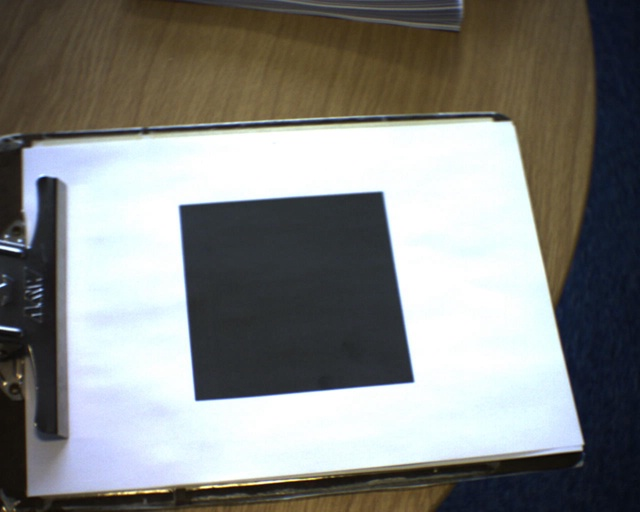
%> input picture Pattern01/Frame_000000.jpg, 640 x 512 px
$ octave --eval "result = HW2_Practical9c('../A1Apples/testApples/5017861149_156ba10069_z.jpg');"   (GNU Octave 9; MATLAB toolbox functions it lacks are replaced by stand-ins)
%> lines starting %> are read from the running program, lines starting %| are printed output that depends on the picture
### A2/LoadVideoFrames.m
% LoadVideoFrames.m
% This optional script may help you get started with loading of photos.
%
% For simplicity, this example code just
% makes a few cell-arrays to hold the hard-coded filenames.

VideoDirName = '../Pattern01';

if( ~exist( VideoDirName, 'dir') )
    display('Please change current directory to the parent folder above %s', VideoDirName);
end

allJpgs = dir(fullfile( VideoDirName, '*.jpg'));
numFrames = size(allJpgs, 1);
frameNames = cell( numFrames, 1);

for iFrame = 1:numFrames
    frameNames{iFrame} = fullfile( VideoDirName, allJpgs(iFrame).name );
end

clear allJpgs VideoDirName


Imgs = cell(numFrames,1);
for (iFrame = 1:numFrames)
    Itemp = imread( frameNames{iFrame} );
%> Itemp is the input picture: size 512x640x3 uint8; mean R, G, B 131, 132.1, 129.4
    Imgs{iFrame} = Itemp(:,:,1);
end;
imgWidth = size(Imgs{1}, 2);
imgHeight = size(Imgs{1}, 1);

clear iFrame Itemp;

### A2/HW2_Practical9c.m
function r=HW2_Practical9c( templateMetaFileName )
%
% You'll end up calling this function four times (once each with 'll',
% 'lr', 'ul', 'ur'). For each time you'll get an estimated track (2D
% locations over time) of corner of the pattern moved. Note that we're
% saving off the single MAP estimate at each frame, but the particles in
% the Particle Filter are attempting to keep track of the whole posterior
% distribution.
%
% Most TO DO parts below should be copy-paste from Practical9a and
% Practical9b.
%
% Some implementation trivia (i.e. you shouldn't have to worry about
% these changes):
% MeasurePatchSimilarityHere.m and PatchDistPicker.m have been modifid from
% their previous versions to cope with these particular gray-scale images.
% If you want to run ExhaustiveTemplateSearchDemo.m, you'll want to run
% with the older versions of those two files (available on Moodle).

LoadVideoFrames

% Load template and starting position ('pos').
%load ll;
%load lr;
%load ul;
%load ur;
load( 'll' );


numParticles = 50;
weight_of_samples = ones(numParticles,1);

% TO DO: normalize the weights (may be trivial this time)
weight_of_samples = weight_of_samples / sum(weight_of_samples);

% Initialize which samples from "last time" we want to propagate: all of
% them!:
samples_to_propagate = [1:numParticles]';


% ============================
% NOT A TO DO: You don't need to change the code below, but eventually you may
% want to vary the number of Dims.
numDims_w = 2;

% NOT A TO DO: You don't need to change anything here but please make sure you
% MATLAB console to find more info for the buildin function.
%
% Here we randomly initialize some particles throughout the space of w.
% The positions of such particles are quite close to the know initial
% position:
particles_old = repmat([minY minX], numParticles, 1 ) + 5*rand( numParticles, numDims_w );
% ============================


hImg = figure;
hSamps = figure;

% $$$$$$$$$$$$$$$$$$$$$$$$$$$$$$$$$$$$$$$$$$$$$$$$$$$$$$$$$$$$$$$$$$
% $$$$$$$$$$$$$$$$$$$$$$$$$$$$$$$$$$$$$$$$$$$$$$$$$$$$$$$$$$$$$$$$$$
% Was our "Loop from here" point in Part a.

% Initialize a temporary array r to store the per-frame MAP estimate of
% w. This is what we'll return in the end.
r = zeros(numFrames, numDims_w);

for( iTime = 1:numFrames )

    % TO DO: compute the cumulative sume of the weights. You could refer to
    % the MATLAB buitin function 'cumsum'.
    cum_hist_of_weights = cumsum(weight_of_samples);


    % ==============================================================
    % Resample the old distribution at time t-1 and select samples favoring
    % those with a higher posterior probability.
    % ==============================================================
    samples_to_propagate = zeros(numParticles,1);

    % Pick random thresholds (numParticles X 1 matrix) in the cumulative
    % probability's range [0,1]:
    some_threshes = rand(numParticles,1);


    % For each random threshold, find which sample in the ordered set is
    % the first one to push the cumulative probability above that
    % threshold, e.g. if the cumulative histogram goes from 0.23 to 0.26
    % between the 17th and 18th samples in the old distribution, and the
    % threshold is 0.234, then we'll want to propagate the 18th sample's w
    % (i.e. particle #18).

    for sampNum = 1:numParticles
        thresh = some_threshes(sampNum);
        for index = 1:numParticles
            if( cum_hist_of_weights(index) > thresh )
                break;
            end;
        end;
        samples_to_propagate(sampNum) = index;
    end;
    % Note: it is fine even if some of the old particles get picked repeatedly, while
    % others don't get picked at all.


    % =================================================
    % Visualize
    % =================================================
    set(0,'CurrentFigure',hSamps)
    set(gcf,'Position',[600 125 640 480]);
    set(gcf,'Color',[1 1 1]);
    set(gca,'Box','Off');
    title('Cumulative histogram of probabilities for sorted list of particles');
    plot(zeros(numParticles,1), some_threshes,'b.','MarkerSize',15);
    hold on;
    plot([1:numParticles], cum_hist_of_weights, 'ro-', 'MarkerSize',3);
    which_sample_ids = unique(samples_to_propagate);
    how_many_of_each = histc(samples_to_propagate, unique(samples_to_propagate));
    for( k=1:size(which_sample_ids,1) )
        plot( which_sample_ids(k), 0, 'bo-', 'MarkerSize', 3 * how_many_of_each(k) )
    end;
    xlabel(sprintf( 'Indeces of all available samples, with larger blue circles for frequently re-sampled particles\n(Iteration %d)', iTime));
    ylabel('Cumulative probability');
    hold off
    xlim([0 numParticles]);ylim([0 1]);
    drawnow
    % =================================================
    % =================================================


    % Predict where the particles we plucked from the old distribution of
    % state-space will go in the next time-step. This means we have to apply
    % the motion model to each old sample.

    particles_new = zeros( size(particles_old) );
    for particleNum = 1:numParticles

        % TO DO: Incorporate some noise, e.g. Gaussian noise with std 10,
        % into the current location (particles_old), to give a Brownian
        % motion model.
        noise = [randn * 10, randn * 10];
        particles_new(particleNum,:) = particles_old( samples_to_propagate(particleNum),: ) + noise;
        particles_new(particleNum,:) = round(  particles_new(particleNum,:)  ); % Round the particles_new to simplify Likelihood evaluation.
    end;


    % TO DO (optional): change the motion model above to have different
    % degrees of freedom, and optionally completely different motion models.
    % See Extra Credit for more instructions.

    Im2 = double( Imgs{iTime} );

    % From here we incorporate the measurement for the new state (time t):
    % The new particles at predicted locations in state-space
    % for time t, are missing their weights: how well does each particle
    % explain its observation x_t?
    for particleNum = 1:numParticles

        % Convert the particle from state-space w to measurement-space x:
        % Note: Trivial here because both are in 2D space of image
        % coordinates

        % Within the loop, we evaluate the likelihood of each particle:
        particle = particles_new(particleNum,:);
        % Check that the predicted location is a place we can really evaluate
        % the likelihood.
        s = size(pixelsTemplate);
        inFrame = particle(1) >= 1.0   &&  particle(1)+ s(1) <= imgHeight && ...
                particle(2) >= 1.0   &&  particle(2) + s(2) <= imgWidth;
        if( inFrame )
            minX = particles_new(particleNum,2);
            minY = particles_new(particleNum,1);

            % A stand-alone demo (ExhaustiveTemplateSearchDemo.m) is
            % provided to illustrate the functionality of our likelihood
            % function:
            % MeasurePatchSimilarityHere(im,template,x,y)
            % im : image to search
            % template : the given template
            % x, y : the upper left corner in the image to place the
            % template for similarity evaluation
            weight_of_samples(particleNum) = ...
                MeasurePatchSimilarityHere( Im2, pixelsTemplate, minY, minX );
        else
            weight_of_samples(particleNum) = 0.0;
        end;

    end;

    % TO DO: normalize the weights
    weight_of_samples = weight_of_samples / sum(weight_of_samples);

    % TO DO: Compute the coordinate of the "best" (i.e. MAP) location by
    % computing the weighted average of all the particles:
    weightedAve = sum(weight_of_samples .* particles_new, 1);

    middleOfTrackedPatch = weightedAve + patchOffset;
    r(iTime,:) = middleOfTrackedPatch; % Return the MAP of middle position
    % of a patch. That 'middle' is the patch's interest point in the
    % current frame. The coordinate we've been using everywhere is the
    % upper-left corner of each patch. We're actually most interested
    % in the corner of the square. In this case, a patchOffset that goes
    % along with each pixelsTemplate, is given to reset the interest point
    % back to the middle of the patch.

    set(0,'CurrentFigure',hImg)
    imagesc(Im2/255)
    colormap(gray);
    set(gcf,'Position',[23 125 640 480]);
    set(gcf,'Color',[1 1 1]);
    title(sprintf( 'Particles projected to measurement-space\n(Time %d)', iTime));
    hold on
    plot(particles_new(:,2), particles_new(:,1), 'rx')
    plot(middleOfTrackedPatch(2), middleOfTrackedPatch(1), 'bo')
    hold off
    drawnow

    % Optional code to save out figure:
%     pngFileName = sprintf( '%s_%.5d.png', 'myOutput', iTime );
%     saveas(gcf, pngFileName, 'png');
%     print( gcf, '-dpng', '-r80', pngFileName ); % Gives 640x480 (small) figure


    % Now we're done updating the state for time t.
    % For Condensation, just clean up and prepare for the next round of
    % predictions and measurements:
    particles_old = particles_new;
    clear particles_new;

end; % End of for loop over each frame in the sequence
%> this loop made 4 passes
%> pass 1, in HW2_Practical9c, `Im2 = double( Imgs{iTime} );`:
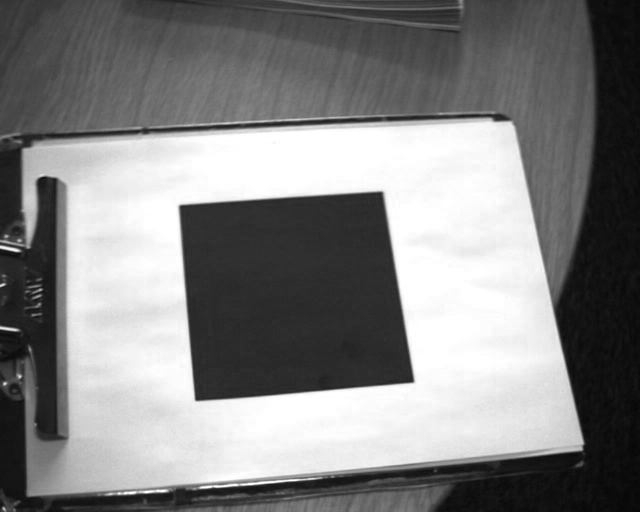
%> Im2: size 512x640 double; min 6, max 255, mean 131
%> pass 1, in HW2_Practical9c, `set(0,'CurrentFigure',hImg)`:
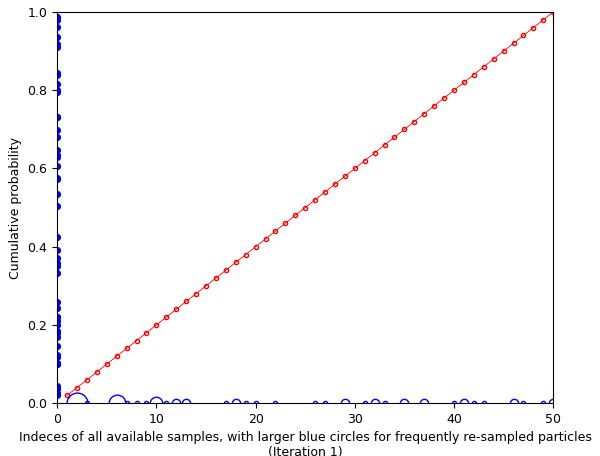
%> figure redrawn from the program's plot data; curve peaks at x = 50, y = 1
%> pass 2, in HW2_Practical9c, `title('Cumulative histogram of probabilities for sorted list of partic..`:
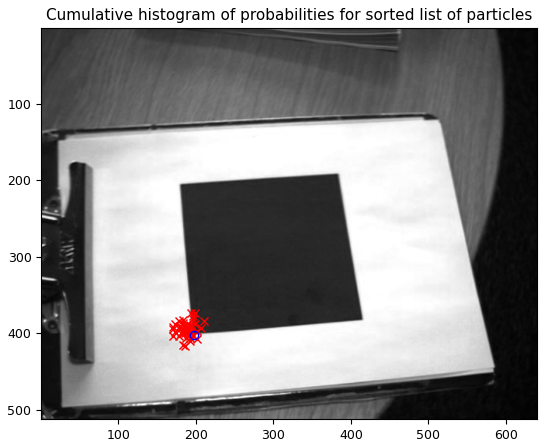
%> figure redrawn from the program's plot data
%> pass 2, in HW2_Practical9c, `set(0,'CurrentFigure',hImg)`:
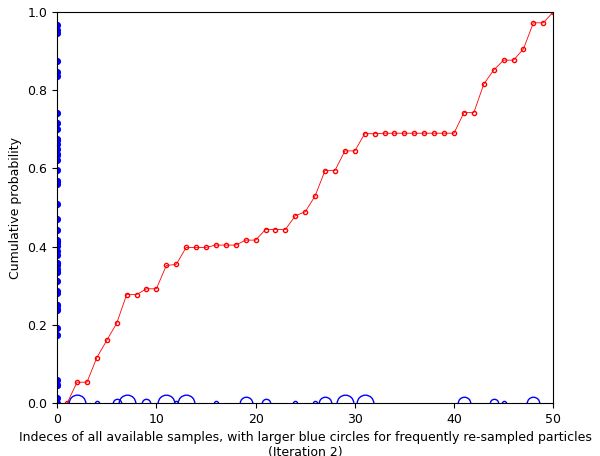
%> figure redrawn from the program's plot data; curve peaks at x = 50, y = 1
%> pass 3, in HW2_Practical9c, `Im2 = double( Imgs{iTime} );`:
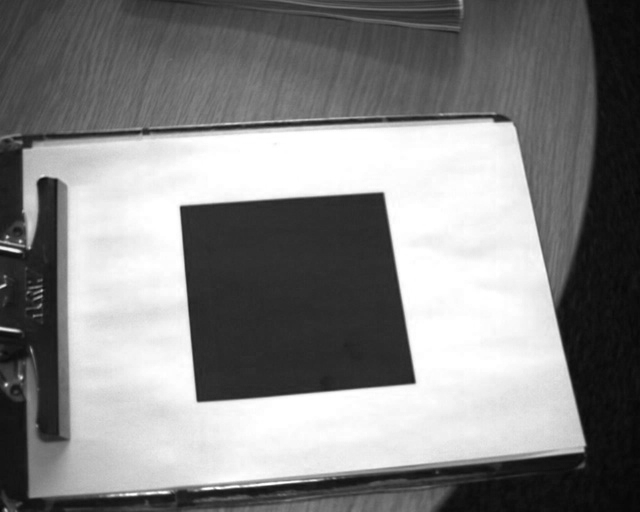
%> Im2: size 512x640 double; min 6, max 255, mean 131.2
%> `result = HW2_Practical9c('../A1Apples/testApples/5017861149_156ba10069..`:
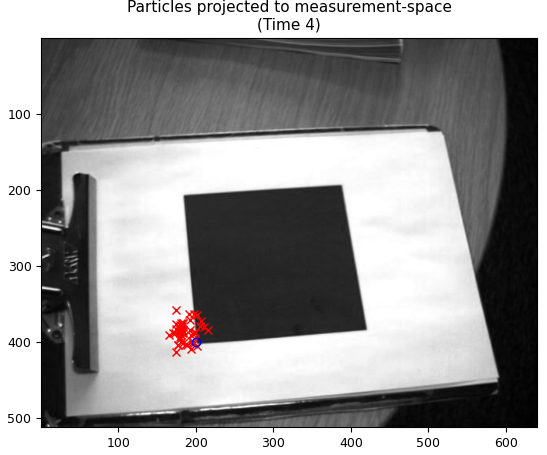
%> figure redrawn from the program's plot data
